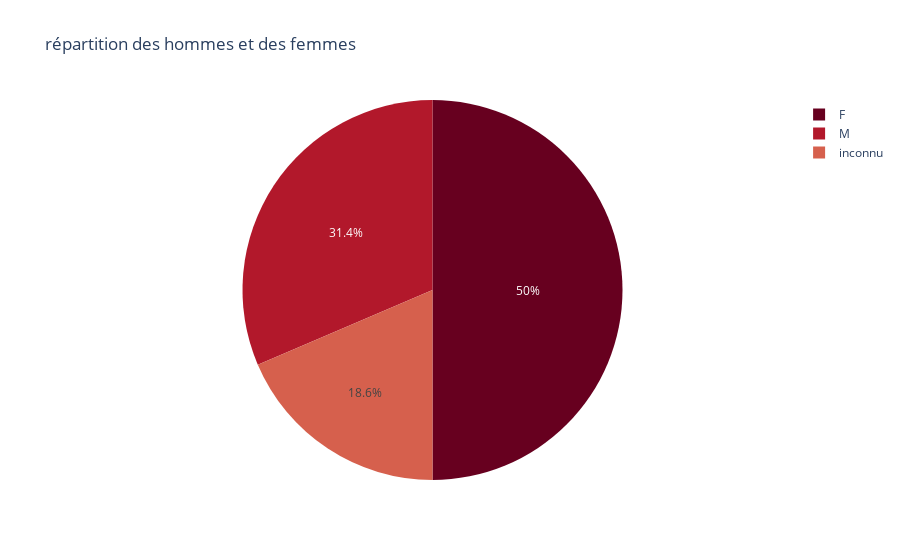

The cell this chart's notebook holds for it:
### Code cell
fig_genre = px.pie(values=liste_genre_values, names=liste_genre_index, title='répartition des hommes et des femmes',color_discrete_sequence=px.colors.sequential.RdBu)
fig_genre.show()

### Figure 1 — Plotly figure (JSON) as saved in the notebook; plotly's stock layout.template omitted (floating-point values rounded to 4 significant figures)
{"data": [{"domain": {"x": [0, 1], "y": [0, 1]}, "hovertemplate": "label=%{label}<br>value=%{value}<extra></extra>", "labels": ["F", "M", "inconnu"], "legendgroup": "", "name": "", "showlegend": true, "type": "pie", "values": [35, 22, 13]}], "layout": {"autosize": true, "legend": {"tracegroupgap": 0}, "piecolorway": ["rgb(103,0,31)", "rgb(178,24,43)", "rgb(214,96,77)", "rgb(244,165,130)", "rgb(253,219,199)", "rgb(247,247,247)", "rgb(209,229,240)", "rgb(146,197,222)", "rgb(67,147,195)", "rgb(33,102,172)", "rgb(5,48,97)"], "title": {"text": "répartition des hommes et des femmes"}}}
